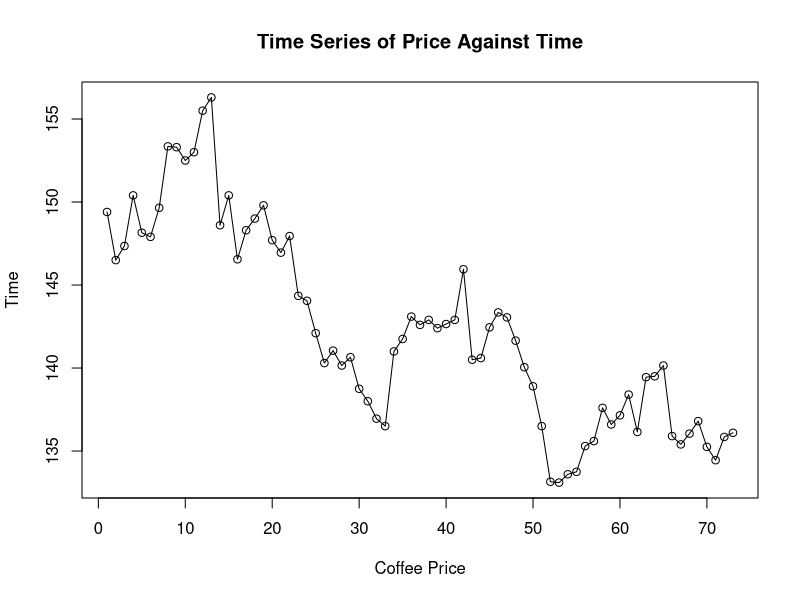
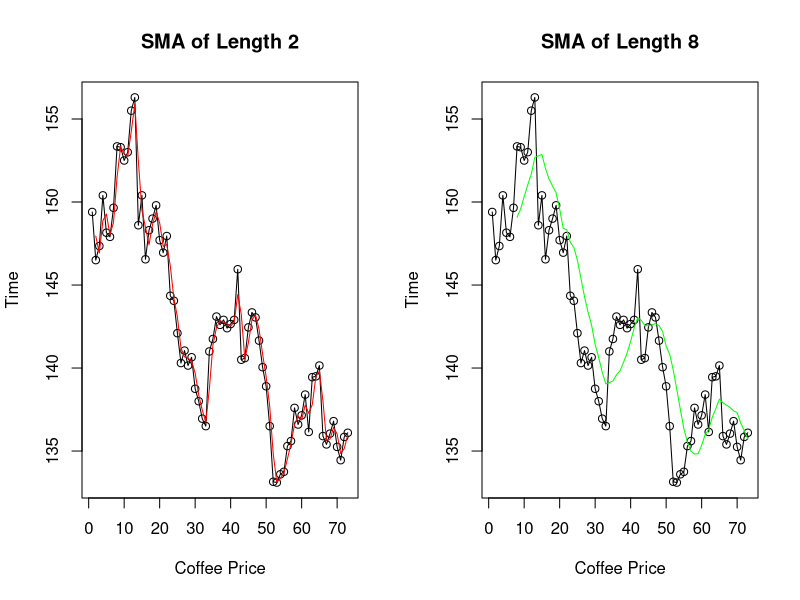
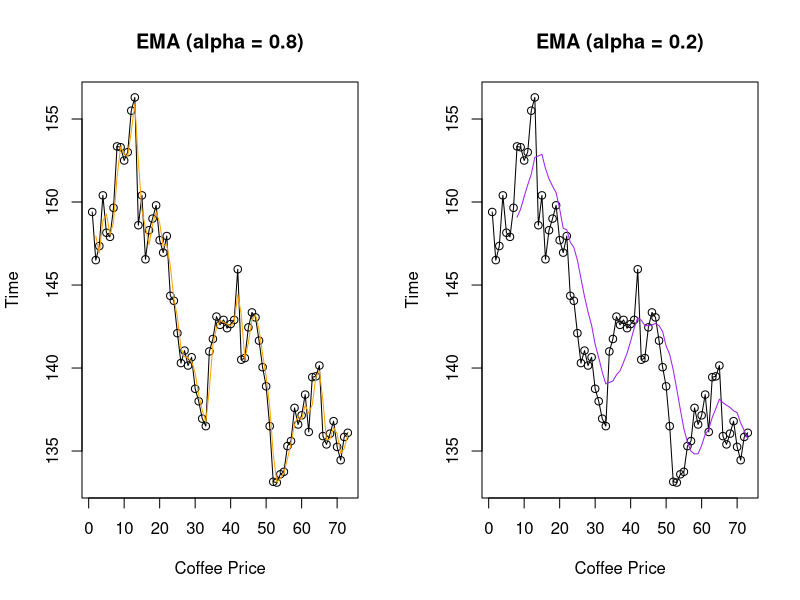
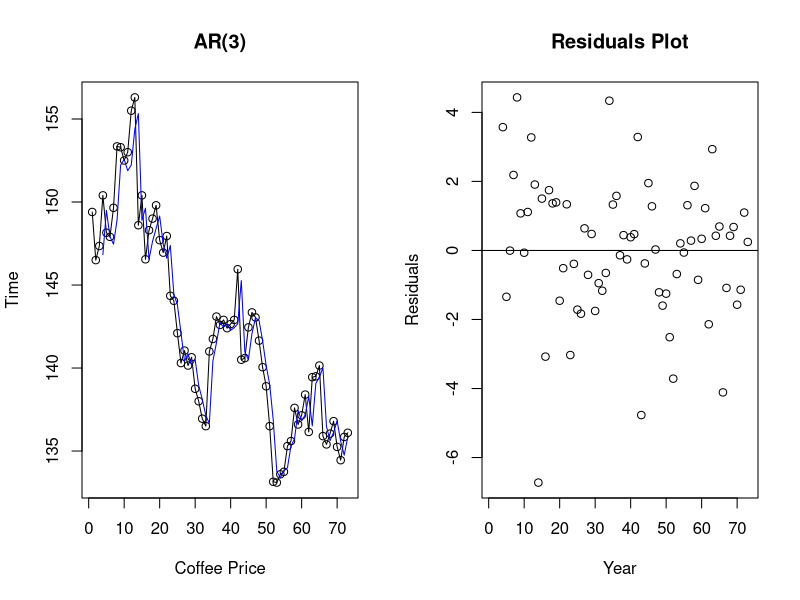

R code for these plots, in order:
coffee = read.table('Coffee_prices_2013.txt', sep = '\t', header = TRUE)
str(coffee)
# 1. time series plot price~time. What components?
plot(coffee$time, coffee$price, xlab = "Coffee Price", 
     ylab = "Time", main = "Time Series of Price Against Time")
lines(coffee$time, coffee$price)

#2. SMA(2) and (8). Compare!
install.packages("TTR")
library(TTR)

sma1 = SMA(coffee$price, n = 2)
sma2 = SMA(coffee$price, n = 8)

par(mfrow = c(1,2))

plot(coffee$time, coffee$price, xlab = "Coffee Price", 
     ylab = "Time", main = "SMA of Length 2")
lines(coffee$time, coffee$price)
lines(coffee$time, sma1, col = "red")

plot(coffee$time, coffee$price, xlab = "Coffee Price", 
     ylab = "Time", main = "SMA of Length 8")
lines(coffee$time, coffee$price)
lines(coffee$time, sma2, col = "green")

#3. SES(0.8) and (0.2). Compare! n=1 la cai gi?
ema1 = EMA(coffee$price, ratio = 0.8, n = 1)
ema2 = EMA(coffee$price, ratio = 0.2, n = 1)

#par(mfrow = c(1,2))

plot(coffee$time, coffee$price, xlab = "Coffee Price", 
     ylab = "Time", main = "EMA (alpha = 0.8)")
lines(coffee$time, coffee$price)
lines(coffee$time, sma1, col = "orange")

plot(coffee$time, coffee$price, xlab = "Coffee Price", 
     ylab = "Time", main = "EMA (alpha = 0.2)")
lines(coffee$time, coffee$price)
lines(coffee$time, sma2, col = "purple")

# 4. autocorrelation (5), autoregressive (> 0.8). Write down model, add smooth; 
# which lag is dependent on most???? Why?
acf(coffee$price, lag.max = 5, plot = FALSE)

arm = ar(coffee$price, aic = FALSE, order.max = 3, demean = FALSE,
         intercept = TRUE, method = "ols"); arm
arm
fitted.arm = coffee$price - arm$resid

par(mfrow = c(1,2))

plot(coffee$time, coffee$price, xlab = "Coffee Price", 
     ylab = "Time", main = "AR(3)")
lines(coffee$time, coffee$price)
lines(coffee$time, fitted.arm, col = "blue")

plot(coffee$time, arm$resid, xlab = "Year", 
     ylab = "Residuals", main = "Residuals Plot")
abline(0,0)

# 5. y = 138.90. APE for each, which one is the best?
y.sma1 = sma1[length(sma1)]
y.sma2 = sma2[length(sma2)]
y.ema1 = ema1[length(ema1)]
y.ema2 = ema2[length(ema2)]
y.arm = predict(arm, n.head = 1, se.fit = FALSE) #--> 1: # of time pts want to forecast

y.next = 138.90
abs(y.next - y.sma1)/abs(y.next)*100
abs(y.next - y.sma2)/abs(y.next)*100
abs(y.next - y.ema1)/abs(y.next)*100
abs(y.next - y.ema2)/abs(y.next)*100
abs(y.next - y.arm)/abs(y.next)*100
